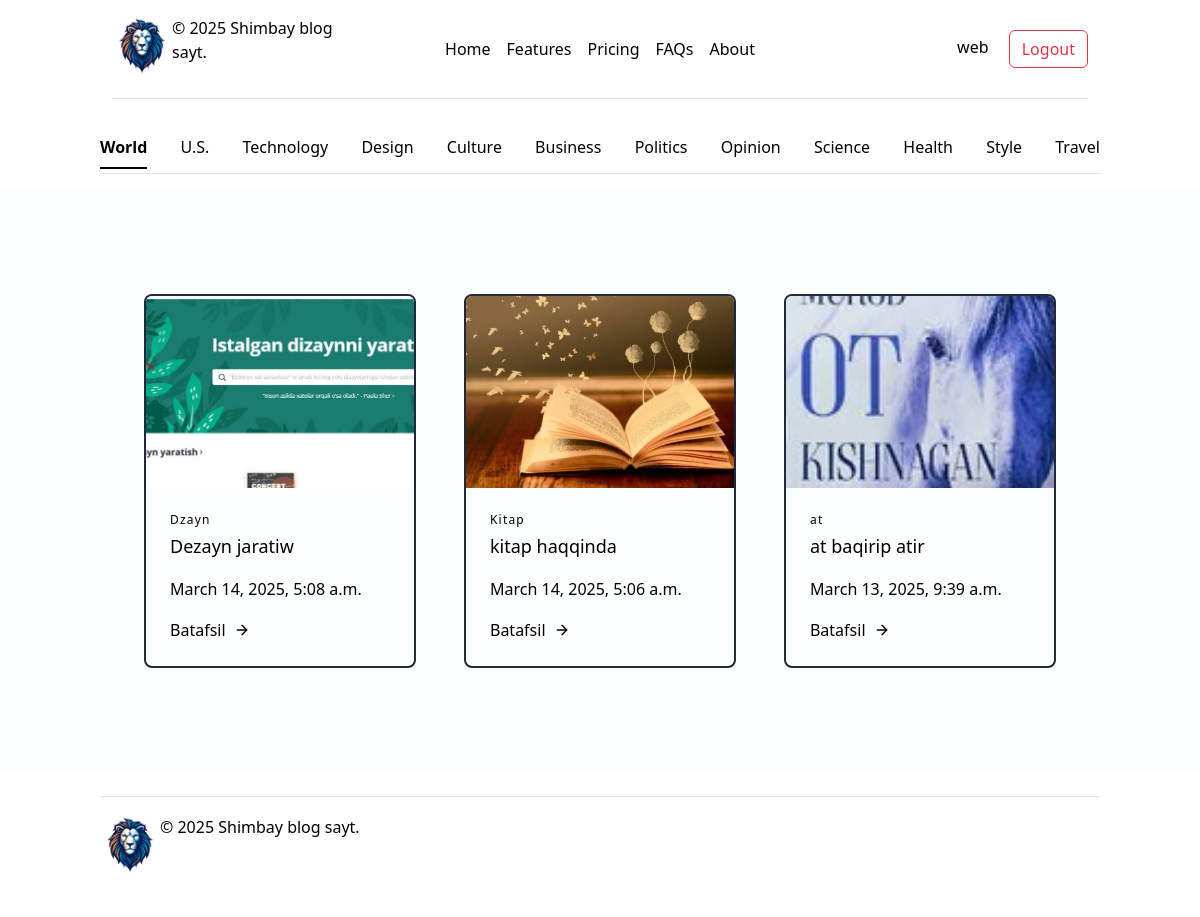
The app's page / (signed in) with its own data.
### darkweb/models.py (models this page shows, shortened)
class Blog(models.Model):
    author = models.ForeignKey(User,on_delete=models.CASCADE)
    image = models.FileField(upload_to='images',verbose_name='foto : ')
    description = models.TextField(verbose_name='blog haqqinda : ')
    location = models.CharField(max_length=100,verbose_name='location : ')
    title = models.CharField(max_length=100,verbose_name='blog tin ati :')
    published_date = models.DateTimeField(verbose_name='blog alinga waqit : ',auto_now_add=True)
    class Meta:
        verbose_name = 'Blog'
        verbose_name_plural = 'Bloglar'

### darkweb/views.py (the view)
# urls.py: path('', views.homepage, name='home'),
def homepage(request):
    blogs = Blog.objects.all().order_by('-published_date')
    user = request.user if request.user.is_authenticated else None  # Foydalanuvchi ma'lumotini olish
    return render(request, 'home.html', {'blogs': blogs, 'user': user})

### templates/home.html
{% extends 'base.html' %}
{% block content %}
<section style="background-color: rgb(252, 253, 255);" class="body-font">
    <div class="container px-5 py-24 mx-auto">
        <div class="flex flex-wrap -m-4">
            {% for blog in blogs %}
            <div class="p-4 md:w-1/3">
                <a href="{% url 'detail' blog.id %}" class="block">
                    <div class="h-full border-2 border-gray-800 rounded-lg overflow-hidden">
                        <img class="lg:h-48 md:h-36 w-full object-cover object-center" src="{{ blog.image.url }}" alt="content">
                        <div class="p-6">
                            <h2 class="tracking-widest text-xs title-font font-medium text-black mb-1">
                                {{ blog.title }}
                            </h2>
                            <h1 class="title-font text-lg font-medium text-black mb-3">
                                {{ blog.description }}
                            </h1>
                            <p class="leading-relaxed mb-3 text-black">
                                {{ blog.published_date }}
                            </p>
                            <div class="flex items-center flex-wrap">
                                <span class="text-black inline-flex items-center md:mb-2 lg:mb-0">
                                    Batafsil
                                    <svg class="w-4 h-4 ml-2" viewBox="0 0 24 24" stroke="currentColor" stroke-width="2" fill="none" stroke-linecap="round" stroke-linejoin="round">
                                        <path d="M5 12h14"></path>
                                        <path d="M12 5l7 7-7 7"></path>
                                    </svg>
                                </span>
                            </div>
                        </div>
                    </div>
                </a>
            </div>
            {% endfor %}
        </div>
    </div>
</section>
{% endblock %}

### templates/base.html (shortened to what this page needs)
<!DOCTYPE html>
<html lang="en">
<head>
    <script src="https://cdn.tailwindcss.com"></script>
    <link href="https://cdn.jsdelivr.net/npm/bootstrap@5.3.3/dist/css/bootstrap.min.css" rel="stylesheet">
</head>
<body style="background-color: #ffff">
  <div style="background-color: #ffff" class="container">
    <div class="container">
      <header class="d-flex flex-wrap align-items-center justify-content-center justify-content-md-between py-3 mb-4 border-bottom">
        <div class="col-md-3 mb-2 mb-md-0">
          <a href="/" class="d-inline-flex link-body-emphasis text-decoration-none">
            <img style="width: 60px;height: 60px; border-radius: 50%;" src="/media/media/srcIsolated.png" alt="bul jerde suwret bar edi">
            © 2025 Shimbay blog sayt.
          </a>
        </div>
        <ul class="nav col-12 col-md-auto mb-2 justify-content-center mb-md-0">
          <li><a href="#" class="nav-link px-2 link-secondary">Home</a></li>
          <li><a href="#" class="nav-link px-2">Features</a></li>
          <li><a href="#" class="nav-link px-2">Pricing</a></li>
          <li><a href="#" class="nav-link px-2">FAQs</a></li>
          <li><a href="#" class="nav-link px-2">About</a></li>
        </ul>
        <div class="col-md-3 text-end">
          {% if user.is_authenticated %}
            <span class="text-black me-3">{{ user.username }}</span>
            <a href="{% url 'logout' %}" class="btn btn-outline-danger">Logout</a>
          {% else %}
            <a href="{% url 'login' %}" class="btn btn-outline-primary me-2">Login</a>
            <a href="{% url 'reg' %}" class="btn btn-primary">Sign-up</a>
          {% endif %}
        </div>
      </header>
    </div>
    <div class="nav-scroller py-1 mb-3 border-bottom">
      <nav class="nav nav-underline justify-content-between">
        <a class="nav-item nav-link link-body-emphasis active" href="#">World</a>
        <a class="nav-item nav-link link-body-emphasis" href="#">U.S.</a>
        <a class="nav-item nav-link link-body-emphasis" href="#">Technology</a>
        <a class="nav-item nav-link link-body-emphasis" href="#">Design</a>
        <a class="nav-item nav-link link-body-emphasis" href="#">Culture</a>
        <a class="nav-item nav-link link-body-emphasis" href="#">Business</a>
        <a class="nav-item nav-link link-body-emphasis" href="#">Politics</a>
        <a class="nav-item nav-link link-body-emphasis" href="#">Opinion</a>
        <a class="nav-item nav-link link-body-emphasis" href="#">Science</a>
        <a class="nav-item nav-link link-body-emphasis" href="#">Health</a>
        <a class="nav-item nav-link link-body-emphasis" href="#">Style</a>
        <a class="nav-item nav-link link-body-emphasis" href="#">Travel</a>
      </nav>
    </div>
  </div>
    {% block content %}
    {% endblock %}
    <div style="background-color: #ffff;" class="container">
      <footer class="d-flex flex-wrap justify-content-between align-items-center py-3 my-4 border-top">
          <div class="col-md-4 d-flex align-items-center">
            <a href="/" class="d-inline-flex link-body-emphasis text-decoration-none">
              <img style="width: 60px;height: 60px; border-radius: 50%;" src="/media/media/srcIsolated.png" alt="bul jerde suwret bar edi">© 2025 Shimbay blog sayt.</a>
          </div>
          <ul class="nav col-md-4 justify-content-end list-unstyled d-flex">
            <ul class="nav col-md-4 justify-content-end list-unstyled d-flex">
              <a href="https://telegram.org/" class="me-3">
              </a>
              <a href="https://www.instagram.com/" class="me-3">
              </a>
              <a href="https://www.facebook.com/" class="me-3">
              </a>
            </ul>
          </ul>
      </footer>
  </div>
</body>
</html>

### templates/base.html (style rules this page uses)
.nav-link { color: black !important; }

### records on screen
Blog: image (picture), title "Dzayn", description "Dezayn jaratiw", published_date "March 14, 2025, 5:08 a.m."
Blog: image (picture), title "Kitap", description "kitap haqqinda", published_date "March 14, 2025, 5:06 a.m."
Blog: image (picture), title "at", description "at baqirip atir", published_date "March 13, 2025, 9:39 a.m."

### other values on screen
{{ user.username }} "web"
